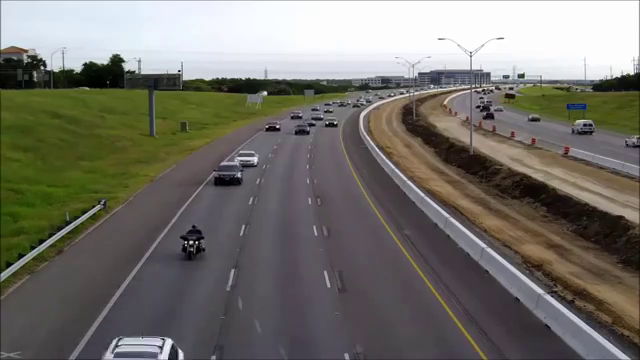
#> input picture frame 60 of assignment3/highway.avi, 640 x 360 px
$ python Optical_Flow_1.py
#> lines starting #> are read from the running program, lines starting #| are printed output that depends on the picture
import numpy as np
import cv2 as cv

inputVideoName = 'highway.avi'
selectPoints = True
numberOfPoints = 50

cap = cv.VideoCapture(inputVideoName)

first_point_selected = False
points_selected = np.empty([0, 1, 2], dtype=np.float32)

min_distance = 10
# params for ShiTomasi corner detection
# Its based on Harris Corner detector but with additional improvements
feature_params = dict(maxCorners=numberOfPoints,
                      qualityLevel=0.1,
                      minDistance=min_distance,
                      blockSize=10)

# Parameters for lucas kanade optical flow
lk_params = dict(winSize=(10, 10),
                 maxLevel=4,
                 criteria=(cv.TERM_CRITERIA_EPS | cv.TERM_CRITERIA_COUNT, 10, 0.03))


# Mouse function
def select_point(event, x, y, flags, params):
    global points_selected, first_point_selected
    if event == cv.EVENT_LBUTTONDOWN:
        user_points = np.empty([1, 1, 2], dtype=np.float32)
        user_points[0][0] = [x, y]
        points_selected = np.concatenate([points_selected, user_points])
        cv.circle(old_frame, (x, y), 5, (0, 255, 0), -1)


# Take first frame and find corners in it
ret, old_frame = cap.read()
#> old_frame is the input picture: shape (360, 640, 3); mean B, G, R 106.6, 113.9, 116.2
old_gray = cv.cvtColor(old_frame, cv.COLOR_BGR2GRAY)
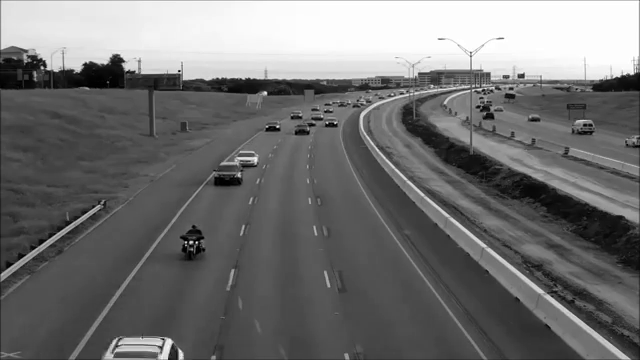
#> old_gray: shape (360, 640); min 0, max 255, mean 113.7

if selectPoints:
    print('Please Select points for features tracking')
    print('Click on features in "Select Points" img and then click ESC when you finish')
    cv.namedWindow('Select Points')
    cv.setMouseCallback('Select Points', select_point)
    while True:
        cv.imshow('Select Points', old_frame)
        k = cv.waitKey(20)
#> (key Esc is pressed here)
        # escape
        if k == 27:
            break
else:
    points_selected = cv.goodFeaturesToTrack(old_gray, mask=None, **feature_params)


def getFreaturesMask():
    features_mask = np.zeros(old_frame.shape[:2], np.uint8)
    rows, cols = features_mask.shape
    for point in points_selected:
        x, y = point.ravel()
        fromRow = max(int(x - min_distance), 0)
        toRow = min(int(x + min_distance), rows)
        fromCol = max(int(y - min_distance), 0)
        toCol = min(int(y + min_distance), cols)
        features_mask[fromRow:toRow, fromCol:toCol] = 255
    return features_mask


# Create a mask image filled with zeros for drawing purposes
mask = np.zeros_like(old_frame)

global img

while True:
    ret, frame = cap.read()
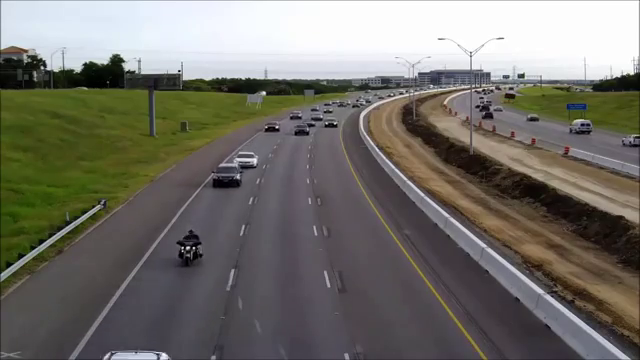
#> input picture frame 61 of assignment3/highway.avi, 640 x 360 px
#> frame is the input picture: shape (360, 640, 3); mean B, G, R 106.2, 113.6, 115.9
    if frame is not None:
        frame_gray = cv.cvtColor(frame, cv.COLOR_BGR2GRAY)

        # if selectPoints is False:
        # points_selected = cv.goodFeaturesToTrack(old_gray, mask=None, **feature_params)
        # points_selected = np.concatenate([points_selected, new_points_selected])

        # calculate optical flow
        p1, st, err = cv.calcOpticalFlowPyrLK(old_gray, frame_gray, points_selected, None, **lk_params)

        # Select good points
#> (the run stopped early here; a loop or call above may not have finished)

$ run again, starting later in the video
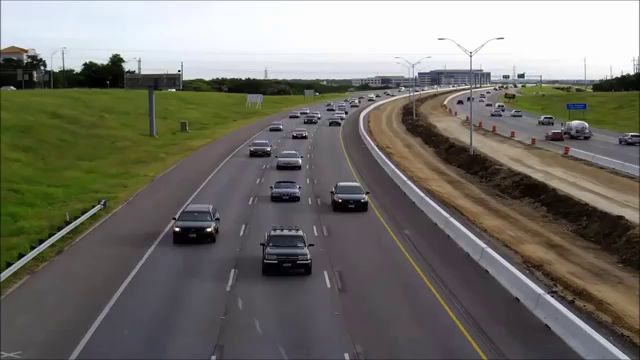
#> input picture frame 270 of assignment3/highway.avi, 640 x 360 px
#> old_frame is the input picture: shape (360, 640, 3); mean B, G, R 106.3, 113.9, 115.9
#> `old_gray = cv.cvtColor(old_frame, cv.COLOR_BGR2GRAY)`:
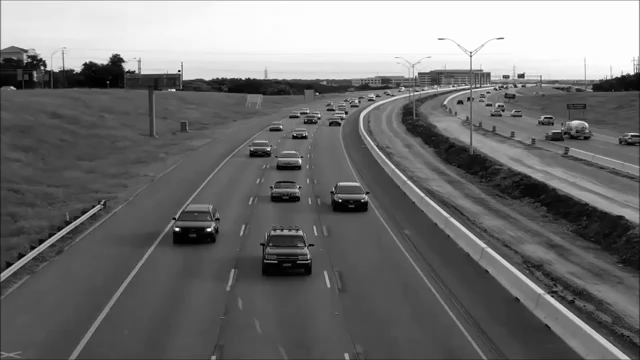
#> old_gray: shape (360, 640); min 0, max 255, mean 113.6

$ run again, starting later in the video
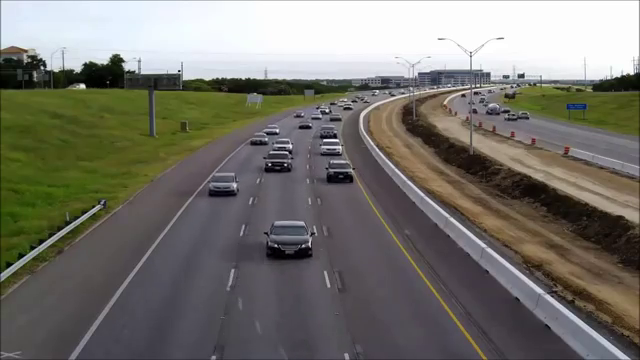
#> input picture frame 480 of assignment3/highway.avi, 640 x 360 px
#> old_frame is the input picture: shape (360, 640, 3); mean B, G, R 108.7, 116.2, 118.1
#> `old_gray = cv.cvtColor(old_frame, cv.COLOR_BGR2GRAY)`:
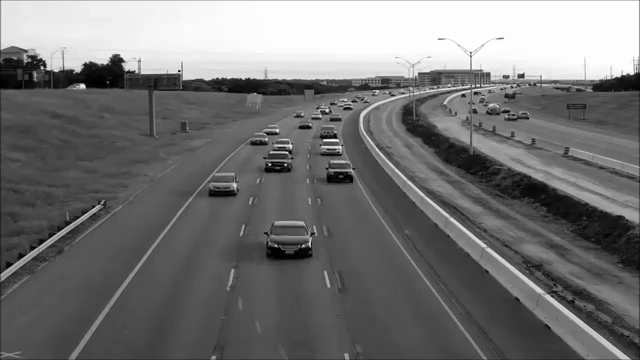
#> old_gray: shape (360, 640); min 0, max 255, mean 115.9
